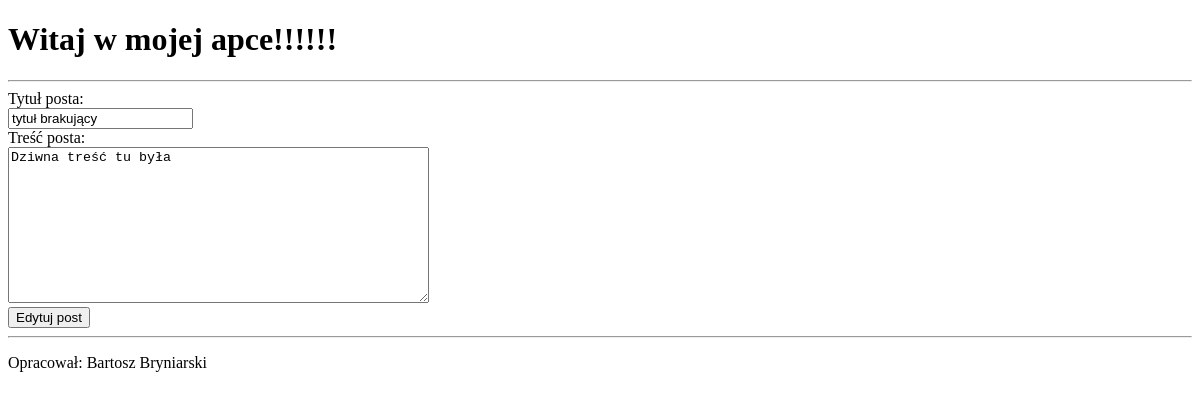
The page /posts/update/3/ on the database as committed earlier.
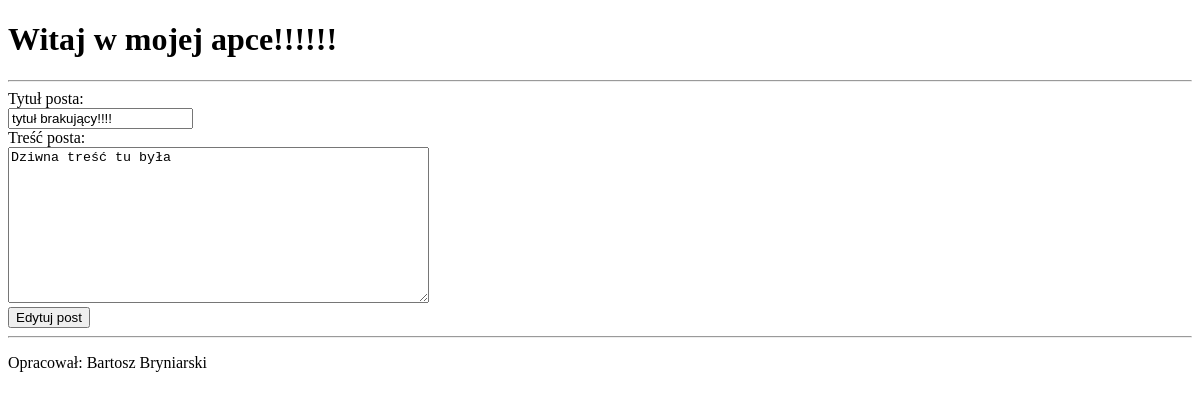
The same page on the database as committed later.
### myapp/models.py (models this page shows, shortened)
class Post(models.Model):
    title = models.CharField(max_length=200)
    content = models.TextField()
    created_at = models.DateTimeField(auto_now_add=True)

### myapp/views.py (the view)
# urls.py: path('posts/update/<int:post_id>/', update_post, name="update_post"),
def update_post(request, post_id):
    post = get_object_or_404(Post, id=post_id)
    if request.method == "POST":
        post.title = request.POST.get("title")
        post.content = request.POST.get("content")
        post.save()
        return redirect("post_list")
    return render(request, 'myapp/update_post.html', {'post': post})

### myapp/templates/myapp/update_post.html (shortened to what this page needs)
{% extends "myapp/base.html" %}
{% block content %}
<form method="POST">
    Tytuł posta: <br>
    <input type="text" name="title" value="{{ post.title }}" required><br>
    Treść posta: <br>
    <textarea name="content" rows="10" cols="50" required>{{ post.content }}</textarea><br>
    <button type="submit">Edytuj post</button>
</form>
{% endblock %}

Rows that differ between the two databases and show on the page:
changed Post "Dziwna treść tu była": title "tytuł brakujący" → "tytuł brakujący!!!!"
